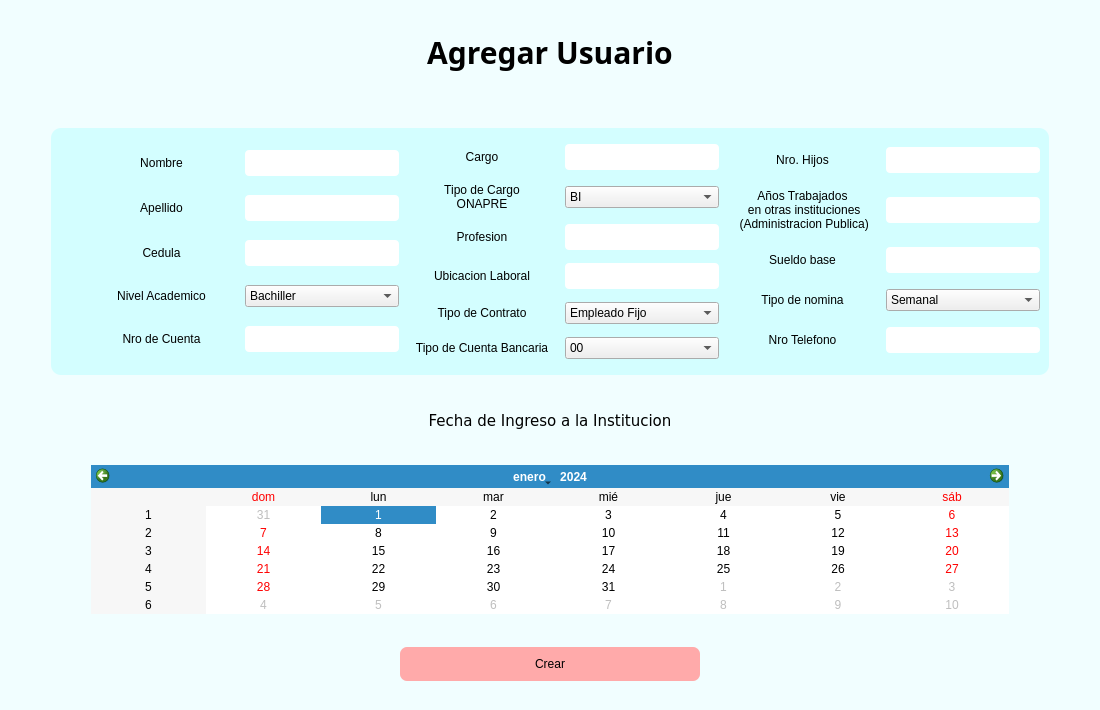
<?xml version="1.0" encoding="UTF-8"?>
<ui version="4.0">
 <class>Form</class>
 <widget class="QWidget" name="Form">
  <property name="geometry">
   <rect>
    <x>0</x>
    <y>0</y>
    <width>1100</width>
    <height>710</height>
   </rect>
  </property>
  <property name="windowTitle">
   <string>Form</string>
  </property>
  <property name="styleSheet">
   <string notr="true">#frame_con{
margin:40px;
margin-bottom:10px;
background-color:rgb(211, 254, 255)	;			
border-radius:10px;
}

QPushButton{
background-color:white;
border:none;
}

QFrame{
border:none;
}

#Form{
background-color:#F1FEFF;
}

#title{
font-size:30px;
}

#create_employee_btn{
max-width:300px;
background-color:#faa;
padding:10px 0;
border-radius:7px;
}

#create_employee_btn:hover{
max-width:300px;
background-color:#f77;
padding:10px 0;
border-radius:7px;
border:none;
}

#create_employee_btn:pressed{
max-width:300px;
background-color:#f77;
padding:10px 0;
border-radius:7px;
border:none;
}

QLineEdit{
background-color:#fff;
border-radius:4px;
padding:5px 2px;
}</string>
  </property>
  <layout class="QHBoxLayout" name="horizontalLayout_20">
   <item>
    <layout class="QVBoxLayout" name="verticalLayout_5" stretch="1,5,1,1,1">
     <item>
      <widget class="QFrame" name="frame_2">
       <property name="frameShape">
        <enum>QFrame::StyledPanel</enum>
       </property>
       <property name="frameShadow">
        <enum>QFrame::Raised</enum>
       </property>
       <layout class="QHBoxLayout" name="horizontalLayout_28">
        <property name="topMargin">
         <number>20</number>
        </property>
        <item>
         <widget class="QLabel" name="title">
          <property name="font">
           <font>
            <family>Trebuchet MS</family>
            <pointsize>-1</pointsize>
            <weight>75</weight>
            <bold>true</bold>
           </font>
          </property>
          <property name="cursor">
           <cursorShape>ArrowCursor</cursorShape>
          </property>
          <property name="styleSheet">
           <string notr="true"/>
          </property>
          <property name="text">
           <string>Agregar Usuario</string>
          </property>
          <property name="alignment">
           <set>Qt::AlignCenter</set>
          </property>
         </widget>
        </item>
       </layout>
      </widget>
     </item>
     <item>
      <layout class="QVBoxLayout" name="verticalLayout_4" stretch="6">
       <property name="bottomMargin">
        <number>0</number>
       </property>
       <item>
        <widget class="QFrame" name="frame_con">
         <property name="styleSheet">
          <string notr="true"/>
         </property>
         <layout class="QHBoxLayout" name="horizontalLayout_12">
          <item>
           <widget class="QFrame" name="frame_3">
            <property name="frameShape">
             <enum>QFrame::StyledPanel</enum>
            </property>
            <property name="frameShadow">
             <enum>QFrame::Raised</enum>
            </property>
            <layout class="QHBoxLayout" name="horizontalLayout_17"/>
           </widget>
          </item>
          <item>
           <layout class="QVBoxLayout" name="verticalLayout">
            <item>
             <layout class="QHBoxLayout" name="horizontalLayout_4" stretch="5,5">
              <item>
               <widget class="QLabel" name="label_2">
                <property name="text">
                 <string>Nombre</string>
                </property>
                <property name="alignment">
                 <set>Qt::AlignCenter</set>
                </property>
               </widget>
              </item>
              <item>
               <widget class="QLineEdit" name="create_user_nombre_btn"/>
              </item>
             </layout>
            </item>
            <item>
             <layout class="QHBoxLayout" name="horizontalLayout_3" stretch="5,5">
              <item>
               <widget class="QLabel" name="label_3">
                <property name="text">
                 <string>Apellido</string>
                </property>
                <property name="alignment">
                 <set>Qt::AlignCenter</set>
                </property>
               </widget>
              </item>
              <item>
               <widget class="QLineEdit" name="create_user_apellido_btn"/>
              </item>
             </layout>
            </item>
            <item>
             <layout class="QHBoxLayout" name="horizontalLayout_2" stretch="5,5">
              <property name="spacing">
               <number>6</number>
              </property>
              <property name="sizeConstraint">
               <enum>QLayout::SetDefaultConstraint</enum>
              </property>
              <item>
               <widget class="QLabel" name="label_4">
                <property name="text">
                 <string>Cedula</string>
                </property>
                <property name="alignment">
                 <set>Qt::AlignCenter</set>
                </property>
               </widget>
              </item>
              <item>
               <widget class="QLineEdit" name="create_user_cedula_btn"/>
              </item>
             </layout>
            </item>
            <item>
             <layout class="QHBoxLayout" name="horizontalLayout" stretch="5,5">
              <item>
               <widget class="QLabel" name="label_5">
                <property name="text">
                 <string>Nivel Academico</string>
                </property>
                <property name="alignment">
                 <set>Qt::AlignCenter</set>
                </property>
               </widget>
              </item>
              <item>
               <widget class="QComboBox" name="create_user_academic_level_btn">
                <property name="sizeAdjustPolicy">
                 <enum>QComboBox::AdjustToMinimumContentsLength</enum>
                </property>
                <item>
                 <property name="text">
                  <string>Bachiller</string>
                 </property>
                </item>
                <item>
                 <property name="text">
                  <string>TSU</string>
                 </property>
                </item>
                <item>
                 <property name="text">
                  <string>Profesional</string>
                 </property>
                </item>
                <item>
                 <property name="text">
                  <string>Especialista</string>
                 </property>
                </item>
                <item>
                 <property name="text">
                  <string>Doctor</string>
                 </property>
                </item>
               </widget>
              </item>
             </layout>
            </item>
            <item>
             <layout class="QHBoxLayout" name="horizontalLayout_18" stretch="5,5">
              <item>
               <widget class="QLabel" name="label_14">
                <property name="text">
                 <string>Nro de Cuenta</string>
                </property>
                <property name="alignment">
                 <set>Qt::AlignCenter</set>
                </property>
               </widget>
              </item>
              <item>
               <widget class="QLineEdit" name="nro_cuenta"/>
              </item>
             </layout>
            </item>
           </layout>
          </item>
          <item>
           <layout class="QVBoxLayout" name="verticalLayout_2">
            <item>
             <layout class="QHBoxLayout" name="horizontalLayout_5" stretch="5,5">
              <item>
               <widget class="QLabel" name="label_6">
                <property name="text">
                 <string>Cargo</string>
                </property>
                <property name="alignment">
                 <set>Qt::AlignCenter</set>
                </property>
               </widget>
              </item>
              <item>
               <widget class="QLineEdit" name="create_user_job_btn"/>
              </item>
             </layout>
            </item>
            <item>
             <layout class="QHBoxLayout" name="horizontalLayout_6" stretch="5,5">
              <item>
               <widget class="QLabel" name="label_7">
                <property name="text">
                 <string>Tipo de Cargo
ONAPRE</string>
                </property>
                <property name="alignment">
                 <set>Qt::AlignCenter</set>
                </property>
               </widget>
              </item>
              <item>
               <widget class="QComboBox" name="create_user_onapre_btn">
                <property name="sizeAdjustPolicy">
                 <enum>QComboBox::AdjustToMinimumContentsLength</enum>
                </property>
                <item>
                 <property name="text">
                  <string>BI</string>
                 </property>
                </item>
                <item>
                 <property name="text">
                  <string>BII</string>
                 </property>
                </item>
                <item>
                 <property name="text">
                  <string>BIII</string>
                 </property>
                </item>
                <item>
                 <property name="text">
                  <string>TI</string>
                 </property>
                </item>
                <item>
                 <property name="text">
                  <string>TII</string>
                 </property>
                </item>
                <item>
                 <property name="text">
                  <string>PI</string>
                 </property>
                </item>
                <item>
                 <property name="text">
                  <string>PII</string>
                 </property>
                </item>
                <item>
                 <property name="text">
                  <string>PIII</string>
                 </property>
                </item>
               </widget>
              </item>
             </layout>
            </item>
            <item>
             <layout class="QHBoxLayout" name="horizontalLayout_15" stretch="5,5">
              <item>
               <widget class="QLabel" name="label_13">
                <property name="text">
                 <string>Profesion</string>
                </property>
                <property name="alignment">
                 <set>Qt::AlignCenter</set>
                </property>
               </widget>
              </item>
              <item>
               <widget class="QLineEdit" name="create_user_proffesion_btn"/>
              </item>
             </layout>
            </item>
            <item>
             <layout class="QHBoxLayout" name="horizontalLayout_8" stretch="5,5">
              <property name="sizeConstraint">
               <enum>QLayout::SetNoConstraint</enum>
              </property>
              <item>
               <widget class="QLabel" name="label_8">
                <property name="text">
                 <string>Ubicacion Laboral</string>
                </property>
                <property name="alignment">
                 <set>Qt::AlignCenter</set>
                </property>
               </widget>
              </item>
              <item>
               <widget class="QLineEdit" name="create_user_location_btn"/>
              </item>
             </layout>
            </item>
            <item>
             <layout class="QHBoxLayout" name="horizontalLayout_23" stretch="5,5">
              <item>
               <widget class="QLabel" name="label_17">
                <property name="text">
                 <string>Tipo de Contrato</string>
                </property>
                <property name="alignment">
                 <set>Qt::AlignCenter</set>
                </property>
               </widget>
              </item>
              <item>
               <widget class="QComboBox" name="contrato">
                <property name="sizeAdjustPolicy">
                 <enum>QComboBox::AdjustToMinimumContentsLength</enum>
                </property>
                <item>
                 <property name="text">
                  <string>Empleado Fijo</string>
                 </property>
                </item>
                <item>
                 <property name="text">
                  <string>Empleado por Contrato</string>
                 </property>
                </item>
                <item>
                 <property name="text">
                  <string>Obrero Fijo</string>
                 </property>
                </item>
                <item>
                 <property name="text">
                  <string>Obrero por Contrato</string>
                 </property>
                </item>
                <item>
                 <property name="text">
                  <string>Alto Nivel</string>
                 </property>
                </item>
                <item>
                 <property name="text">
                  <string>Jubilacion</string>
                 </property>
                </item>
                <item>
                 <property name="text">
                  <string>Pension</string>
                 </property>
                </item>
               </widget>
              </item>
             </layout>
            </item>
            <item>
             <layout class="QHBoxLayout" name="horizontalLayout_21" stretch="5,5">
              <item>
               <widget class="QLabel" name="label_15">
                <property name="text">
                 <string>Tipo de Cuenta Bancaria</string>
                </property>
                <property name="alignment">
                 <set>Qt::AlignCenter</set>
                </property>
               </widget>
              </item>
              <item>
               <widget class="QComboBox" name="tipo_cuenta">
                <property name="sizeAdjustPolicy">
                 <enum>QComboBox::AdjustToMinimumContentsLength</enum>
                </property>
                <item>
                 <property name="text">
                  <string>00</string>
                 </property>
                </item>
                <item>
                 <property name="text">
                  <string>01</string>
                 </property>
                </item>
               </widget>
              </item>
             </layout>
            </item>
           </layout>
          </item>
          <item>
           <layout class="QVBoxLayout" name="verticalLayout_3" stretch="2,2,2,2,2">
            <property name="sizeConstraint">
             <enum>QLayout::SetDefaultConstraint</enum>
            </property>
            <item>
             <layout class="QHBoxLayout" name="horizontalLayout_11" stretch="5,5">
              <property name="sizeConstraint">
               <enum>QLayout::SetDefaultConstraint</enum>
              </property>
              <item>
               <widget class="QLabel" name="label_10">
                <property name="text">
                 <string>Nro. Hijos</string>
                </property>
                <property name="alignment">
                 <set>Qt::AlignCenter</set>
                </property>
               </widget>
              </item>
              <item>
               <widget class="QLineEdit" name="create_user_children_btn"/>
              </item>
             </layout>
            </item>
            <item>
             <layout class="QHBoxLayout" name="horizontalLayout_10" stretch="5,5">
              <item>
               <widget class="QLabel" name="label_11">
                <property name="text">
                 <string>Años Trabajados
 en otras instituciones
 (Administracion Publica)</string>
                </property>
                <property name="alignment">
                 <set>Qt::AlignCenter</set>
                </property>
               </widget>
              </item>
              <item>
               <widget class="QLineEdit" name="create_user_worked_years_btn"/>
              </item>
             </layout>
            </item>
            <item>
             <layout class="QHBoxLayout" name="horizontalLayout_7" stretch="5,5">
              <item>
               <widget class="QLabel" name="label_9">
                <property name="text">
                 <string>Sueldo base</string>
                </property>
                <property name="alignment">
                 <set>Qt::AlignCenter</set>
                </property>
               </widget>
              </item>
              <item>
               <widget class="QLineEdit" name="create_user_salary_btn"/>
              </item>
             </layout>
            </item>
            <item>
             <layout class="QHBoxLayout" name="horizontalLayout_9" stretch="5,5">
              <item>
               <widget class="QLabel" name="label_12">
                <property name="text">
                 <string>Tipo de nomina</string>
                </property>
                <property name="alignment">
                 <set>Qt::AlignCenter</set>
                </property>
               </widget>
              </item>
              <item>
               <widget class="QComboBox" name="create_user_nomina_type_btn">
                <property name="sizeAdjustPolicy">
                 <enum>QComboBox::AdjustToMinimumContentsLength</enum>
                </property>
                <item>
                 <property name="text">
                  <string>Semanal</string>
                 </property>
                </item>
                <item>
                 <property name="text">
                  <string>Quincenal</string>
                 </property>
                </item>
                <item>
                 <property name="text">
                  <string>Mensual</string>
                 </property>
                </item>
               </widget>
              </item>
             </layout>
            </item>
            <item>
             <layout class="QHBoxLayout" name="horizontalLayout_22" stretch="5,5">
              <item>
               <widget class="QLabel" name="label_16">
                <property name="text">
                 <string>Nro Telefono</string>
                </property>
                <property name="alignment">
                 <set>Qt::AlignCenter</set>
                </property>
               </widget>
              </item>
              <item>
               <widget class="QLineEdit" name="nro_tlfn"/>
              </item>
             </layout>
            </item>
           </layout>
          </item>
         </layout>
        </widget>
       </item>
      </layout>
     </item>
     <item>
      <widget class="QFrame" name="frame_6">
       <property name="frameShape">
        <enum>QFrame::StyledPanel</enum>
       </property>
       <property name="frameShadow">
        <enum>QFrame::Raised</enum>
       </property>
       <layout class="QHBoxLayout" name="horizontalLayout_19">
        <item>
         <widget class="QLabel" name="label">
          <property name="font">
           <font>
            <family>Verdana</family>
            <pointsize>11</pointsize>
            <weight>50</weight>
            <italic>false</italic>
            <bold>false</bold>
           </font>
          </property>
          <property name="text">
           <string>Fecha de Ingreso a la Institucion</string>
          </property>
          <property name="alignment">
           <set>Qt::AlignCenter</set>
          </property>
         </widget>
        </item>
       </layout>
      </widget>
     </item>
     <item>
      <widget class="QFrame" name="frame">
       <property name="frameShape">
        <enum>QFrame::StyledPanel</enum>
       </property>
       <property name="frameShadow">
        <enum>QFrame::Raised</enum>
       </property>
       <layout class="QHBoxLayout" name="horizontalLayout_16">
        <property name="leftMargin">
         <number>80</number>
        </property>
        <property name="rightMargin">
         <number>80</number>
        </property>
        <item>
         <widget class="QCalendarWidget" name="calendarWidget">
          <property name="locale">
           <locale language="Spanish" country="UnitedStates"/>
          </property>
          <property name="selectedDate">
           <date>
            <year>2024</year>
            <month>1</month>
            <day>1</day>
           </date>
          </property>
          <property name="minimumDate">
           <date>
            <year>1900</year>
            <month>1</month>
            <day>2</day>
           </date>
          </property>
          <property name="firstDayOfWeek">
           <enum>Qt::Sunday</enum>
          </property>
          <property name="gridVisible">
           <bool>false</bool>
          </property>
          <property name="dateEditEnabled">
           <bool>true</bool>
          </property>
         </widget>
        </item>
       </layout>
      </widget>
     </item>
     <item>
      <widget class="QFrame" name="frame_4">
       <property name="frameShape">
        <enum>QFrame::StyledPanel</enum>
       </property>
       <property name="frameShadow">
        <enum>QFrame::Raised</enum>
       </property>
       <layout class="QHBoxLayout" name="horizontalLayout_14">
        <item>
         <widget class="QFrame" name="frame_5">
          <property name="frameShape">
           <enum>QFrame::StyledPanel</enum>
          </property>
          <property name="frameShadow">
           <enum>QFrame::Raised</enum>
          </property>
          <layout class="QHBoxLayout" name="horizontalLayout_13">
           <item>
            <widget class="QPushButton" name="create_employee_btn">
             <property name="styleSheet">
              <string notr="true">max-height:50px;</string>
             </property>
             <property name="text">
              <string>Crear</string>
             </property>
            </widget>
           </item>
          </layout>
         </widget>
        </item>
       </layout>
      </widget>
     </item>
    </layout>
   </item>
  </layout>
 </widget>
 <resources/>
 <connections/>
</ui>
